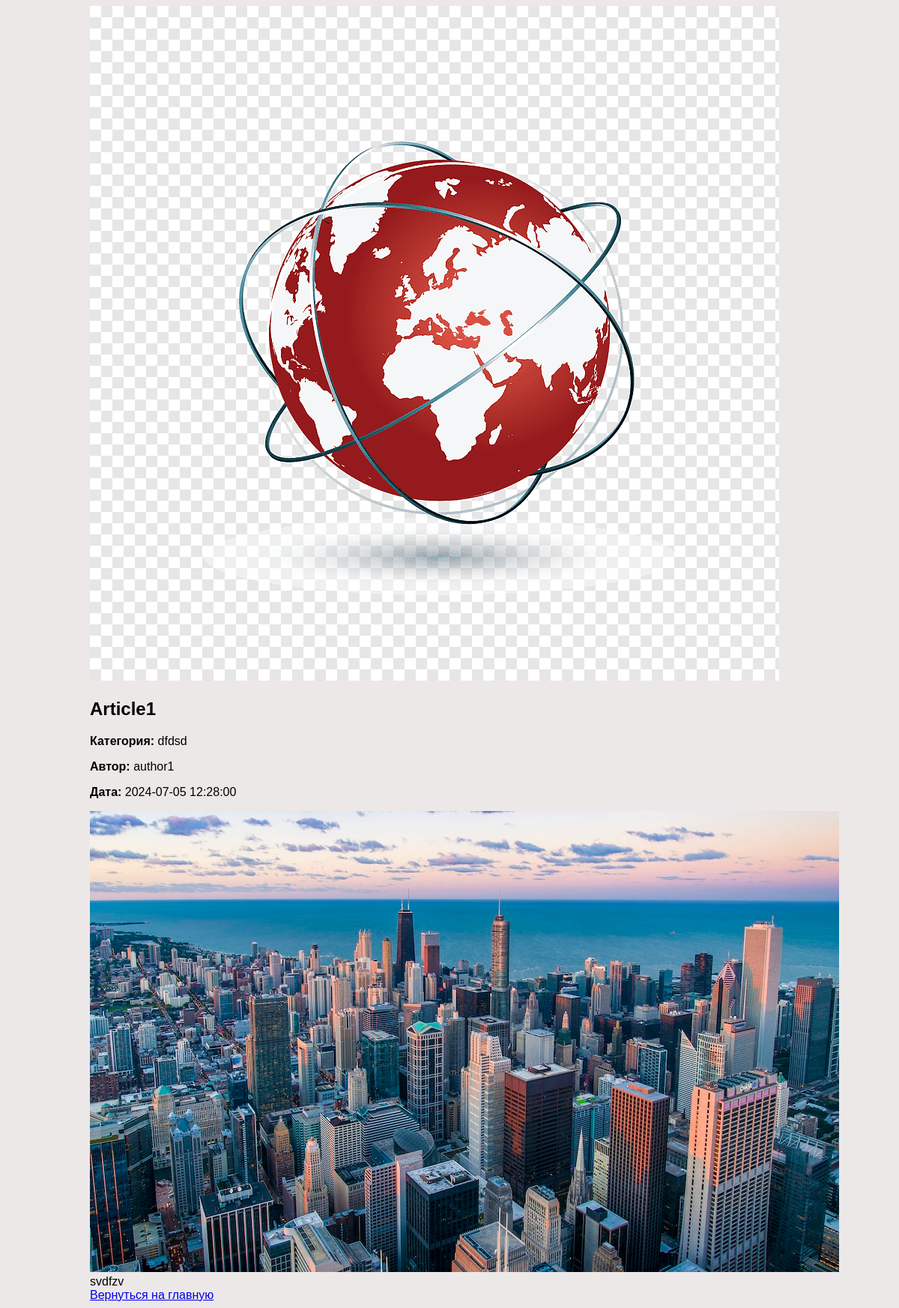
The app's page /article/2 with its own data.
### app/models.py (models this page shows, shortened)
class Article(db.Model):
    id = db.Column(db.Integer, primary_key=True)
    category_id = db.Column(db.Integer, db.ForeignKey('category.id'), nullable=False)
    category = db.relationship('Category', backref=db.backref('articles', lazy=True))
    title = db.Column(db.String(128), nullable=False)
    description = db.Column(db.Text, nullable=False)
    author = db.Column(db.String(64), nullable=False)
    create_date = db.Column(db.DateTime, nullable=False)
    photo_small = db.Column(db.String(128))
    photo_large = db.Column(db.String(128))

class Category(db.Model):
    id = db.Column(db.Integer, primary_key=True)
    name = db.Column(db.String(80), unique=True, nullable=False)

### app/views.py (the view)
def article_page(article_id):
    article = Article.query.get_or_404(article_id)
    return render_template('article.html', article=article)

### app/templates/article.html (shortened to what this page needs)
<!DOCTYPE html>
<html lang="en">
<head>
    <link rel="stylesheet" href="{{ url_for('static', filename='style.css') }}">
</head>
<body>
    <header>
        <a href="{{ url_for('index_page') }}">
            <img src="{{ url_for('static', filename='logo.png') }}" alt="Логотип">
        </a>
    </header>
    <div class="container">
        <h2>{{ article.title }}</h2>
        <p><strong>Категория:</strong> {{ article.category.name }}</p>
        <p><strong>Автор:</strong> {{ article.author }}</p>
        <p><strong>Дата:</strong> {{ article.create_date }}</p>
        <img src="{{ url_for('static', filename=article.photo_large) }}" alt="{{ article.title }}">
        <div>
            {{ article.description }}
        </div>
        <a href="{{ url_for('index_page') }}">Вернуться на главную</a>
    </div>
</body>
</html>

### app/static/style.css (style rules this page uses)
body { font-family: Arial, sans-serif; margin-left: auto; margin-right: auto; background-color: rgba(230, 224, 224, 0.74); width: 960px; }

### records on screen
Article: title "Article1", author "author1", create_date "2024-07-05 12:28:00", photo_large (picture), description "svdfzv"
Category: category.name "dfdsd"
